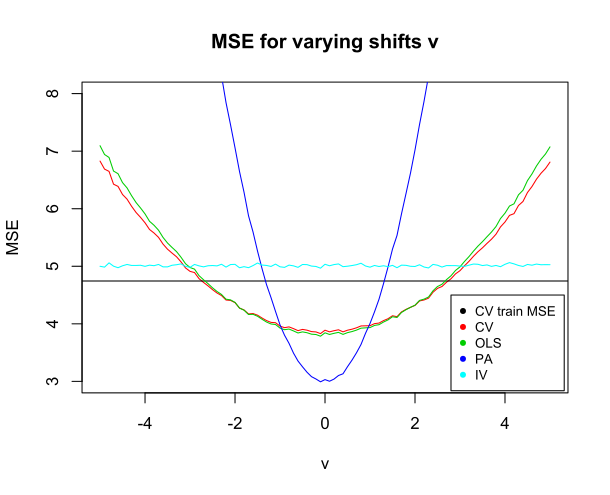

R code for this plot:
# Optimal gamma calculations using k-fold cross validation
# in example 2 in Anchor Regression - Rothenhaeuser 2020
#
# Author: Maic Rakitta
# Date: 23.09.20
##########################################################################
set.seed(1)

n <- 1000 # number of samples from unpertubed and pertubed distribution

# initialize training data
library(extraDistr) # for rademacher distribution
A <- 2*rsign(n)
epsH.train <- rnorm(n)
epsX.train <- rnorm(n)
epsY.train <- rnorm(n)

H.train <- epsH.train
X.train <- A+H.train+epsX.train
Y.train <- X.train+2*H.train+epsY.train


##########################################################################
# Anchor regression
anchor.regression <- function(X, Y, A, gamma, n){
  
  P.A <- A%*%solve(t(A)%*%A)%*%t(A)
  W <- diag(n)-(1-sqrt(gamma))*P.A
  
  Y.tilde <- W%*%Y
  X.tilde <- W%*%X
  
  fit <- lm(Y.tilde~X.tilde-1)
}

# PA = AR for gamma = 0
fit.PA <- anchor.regression(X.train, Y.train, A, 0, n)
b.PA <- coef(fit.PA)

# OLS = AR for gamma = 1
fit.OLS <- anchor.regression(X.train, Y.train, A, 1, n)
b.OLS <- coef(fit.OLS)

# IV - 2SLS
fit.2SLS.step <- lm(X.train~A-1)
X.train.hat <- fitted.values(fit.2SLS.step)
fit.IV <- lm(Y.train~X.train.hat-1)
b.IV <- coef(fit.IV)

##########################################################################
# k-fold Cross Validation
data <- data.frame(Y=Y.train,X=X.train, A=A) # create data frame for CV

# initialize
k <- 10
alpha.vec <- (1:100)/101

MSE.CV <- numeric(length(alpha.vec))
gamma.optimal <- numeric(length(alpha.vec))
for (a in 1:length(alpha.vec)) {
  
  alpha <- alpha.vec[a] # step 1: choose alpha
  gamma.CV <- qchisq(alpha, df=1)
  
  folds <- sample(1:k, nrow(data), replace=T) # step 2: create folds
  
  # step 3: for varying gamma train and test
  MSE.CV.matrix <- numeric(k)
  for (out in 1:k) { # iterating over folds
    
    # split the data into CV training and test sets
    train <- data[folds!=out,]
    test <- data[folds==out,]
    
    # build the models
    model <- anchor.regression(train$X, train$Y, train$A, gamma.CV, nrow(train))
    
    # make predictions on CV test set and compute test MSE
    predictions <- test$X * model$coefficients
    MSE.CV.matrix[out] <- mean((test$Y - predictions) ^ 2)
  }
  # step 4: average over the folds
  MSE.CV[a] <- mean(MSE.CV.matrix)
}
MSE.CV

# step 5: choose optimal gamma
alpha.vec[which(MSE.CV==min(MSE.CV))]
gamma.optimal <- qchisq(alpha.vec[which(MSE.CV==min(MSE.CV))], df=1)
gamma.optimal

plot(alpha.vec,MSE.CV)
plot(qchisq(alpha.vec, df=1),MSE.CV)

##########################################################################
# Fit AR with optimal gamma
fit<- anchor.regression(X.train, Y.train, A, gamma.optimal, n)
b <- coef(fit)

MSE.train <- mean((Y.train - t(X.train)*b) ^ 2)

##########################################################################
# Test CV output on data with different pertubations
v.vec <- seq(-5,5, by=0.1)

nit <- 100
MSE.test <- matrix(nrow=length(v.vec), ncol=nit)
MSE.test.OLS <- matrix(nrow=length(v.vec), ncol=nit)
MSE.test.PA <- matrix(nrow=length(v.vec), ncol=nit)
MSE.test.IV <- matrix(nrow=length(v.vec), ncol=nit)
for (vi in 1:length(v.vec)) {
  v <- v.vec[vi]
  
  for (i in 1:nit) {
    # initialize test data
    epsH.test <- rnorm(n)
    epsX.test <- rnorm(n)
    epsY.test <- rnorm(n)
    
    H.test <- epsH.test
    X.test <- v+H.test+epsX.test
    Y.test <- X.test+2*H.test+epsY.test
    
    MSE.test[vi,i] <- mean((Y.test - t(X.test)*b) ^ 2)
    MSE.test.OLS[vi,i] <- mean((Y.test - t(X.test)*b.OLS) ^ 2)
    MSE.test.PA[vi,i] <- mean((Y.test - t(X.test)*b.PA) ^ 2)
    MSE.test.IV[vi,i] <- mean((Y.test - t(X.test)*b.IV) ^ 2)
  }
}

MSE.test <- apply(MSE.test, 1, mean)
MSE.test.OLS <- apply(MSE.test.OLS, 1, mean)
MSE.test.PA <- apply(MSE.test.PA, 1, mean)
MSE.test.IV <- apply(MSE.test.IV, 1, mean)

plot(v.vec,MSE.test, type = "l", col=2, ylim = c(3,8), ylab = "MSE", xlab = "v", main = "MSE for varying shifts v")
abline(h=MSE.train)
lines(v.vec, MSE.test.OLS, col = 3)
lines(v.vec, MSE.test.PA, col = 4)
lines(v.vec, MSE.test.IV, col = 5)
legend(2.8, 4.5, legend=c("CV train MSE", "CV", "OLS", "PA", "IV"),
       col=c(1, 2, 3, 4, 5), cex=0.8,pch=16)

##########################################################################
# Comparison to specific shifts
v.spec <- c(1.8,-1.8,3.5)

nit <- 100
b.test <- matrix(nrow=length(v.spec), ncol=nit)
b.OLS <- matrix(nrow=length(v.spec), ncol=nit)
b.PA <- matrix(nrow=length(v.spec), ncol=nit)
b.IV <- matrix(nrow=length(v.spec), ncol=nit)
for (vi in 1:length(v.spec)) {
  v <- v.vec[vi]
  
  for (i in 1:nit) {
    # initialize test data
    epsH.test <- rnorm(n)
    epsX.test <- rnorm(n)
    epsY.test <- rnorm(n)
    
    H.test <- epsH.test
    X.test <- v+H.test+epsX.test
    Y.test <- X.test+2*H.test+epsY.test
    
    fit <- anchor.regression(X.test, Y.test, rep(v,length(Y.test)), gamma.optimal, length(Y.test))
    b.test[vi,i] <- coef(fit)
    
    fit.OLS <- anchor.regression(X.test, Y.test, rep(v,length(Y.test)), 1, length(Y.test))
    b.OLS[vi,i] <- coef(fit.OLS)
    
    fit.PA <- anchor.regression(X.test, Y.test, rep(v,length(Y.test)), 0, length(Y.test))
    b.PA[vi,i] <- coef(fit.PA)
    
    fit.2SLS.step <- lm(X.test~rep(v,length(Y.test))-1)
    X.test.hat <- fitted.values(fit.2SLS.step)
    fit.IV <- lm(Y.test~X.test.hat-1)
    b.IV[vi,i] <- coef(fit.IV)
  }
}

apply(b.test, 1, mean)
apply(b.OLS, 1, mean)
apply(b.PA, 1, mean)
apply(b.IV, 1, mean)
